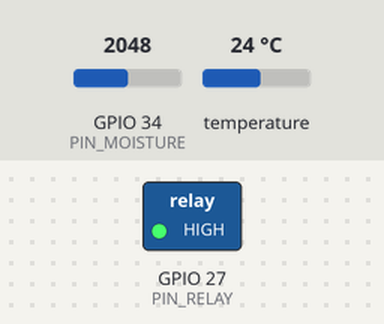
This sketch was run on a simulated ESP32. On the bench: switched loads named in the sketch (green lamp = pin HIGH). The inputs (shaded band) are chosen by the test bench; at power-on: GPIO 34 (PIN_MOISTURE) = 2048, temperature 24 °C. WiFi joins after 1.5 s; servers stay silent unless stated; uploads are accepted with an empty reply; what the sketch prints to the serial monitor is not drawn.

Above: at 4.5 s.
4.6 s: GPIO 34 (PIN_MOISTURE) set to 2619
6.3 s: GPIO 34 (PIN_MOISTURE) set to 2714
At 8.0 s:
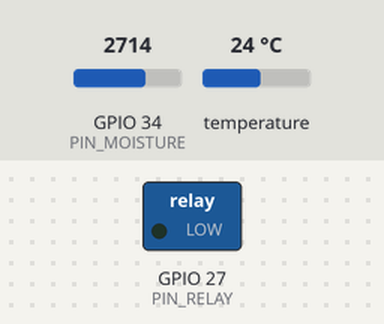
Timing chart, 0 to 39.1 s (numbered marks = the images above; inputs shaded):
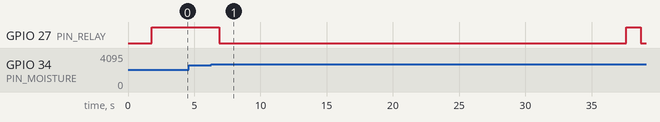

The sketch:

smart_seedling.ino
```cpp
/*
 * ==============================================================================
 * Smart Seedling Nursery IoT - Production ESP32 Firmware with Relay Support
 * ==============================================================================
 */

#include <WiFi.h>
#include <WiFiClientSecure.h>
#include <HTTPClient.h>
#include <WiFiManager.h>
#include <ArduinoJson.h>
#include <OneWire.h>
#include <DallasTemperature.h>

const char* SERVER_URL    = "https://seedling.acrmatech.com/api/v1/device/readings/";
const char* DEVICE_ID     = "ESP32-001";
const char* API_KEY       = "secret-esp32-demo-api-key-2026";
const char* FIRMWARE_VER  = "1.0.0";

#define PIN_DS18B20       4
#define PIN_MOISTURE      34
#define PIN_RELAY         27

// አብዛኞቹ የ Arduino ሪሌዮች Active-LOW ስለሆኑ true ይደረጋል
const bool RELAY_ACTIVE_LOW = true;

const int DRY_ADC_VALUE   = 3200;
const int WET_ADC_VALUE   = 1350;

float PUMP_ON_THRESHOLD   = 30.0;  // ከ 30% በታች ሲሆን ፓምፑ ይበራል
float PUMP_OFF_THRESHOLD  = 50.0;  // 50% ሲደርስ ፓምፑ ይጠፋል
unsigned long MAX_PUMP_RUN_MS = 30000;

OneWire oneWire(PIN_DS18B20);
DallasTemperature tempSensors(&oneWire);

unsigned long lastUploadTime = 0;
const unsigned long UPLOAD_INTERVAL_MS = 2000;
unsigned long pumpStartTime = 0;
bool isPumpActive = false;

// ሪሌዩን በትክክል ማብሪያና ማጥፊያ ፈንክሽን
void setPumpHardware(bool turnOn) {
  if (RELAY_ACTIVE_LOW) {
    digitalWrite(PIN_RELAY, turnOn ? LOW : HIGH);
  } else {
    digitalWrite(PIN_RELAY, turnOn ? HIGH : LOW);
  }
}

void setup() {
  Serial.begin(115200);
  delay(1000);
  Serial.println("\n🌱 Smart Seedling ESP32 Node Booting...");

  pinMode(PIN_RELAY, OUTPUT);
  setPumpHardware(false); // ፓምፑ ጠፍቶ እንዲጀምር

  // የሪሌይ የሙከራ ድምፅ (Startup Click Test)
  Serial.println("⚡ Testing Relay Click (1 sec ON then OFF)...");
  setPumpHardware(true);
  delay(800);
  setPumpHardware(false);
  Serial.println("⚡ Relay Test Complete.");

  pinMode(PIN_MOISTURE, INPUT);
  tempSensors.begin();

  WiFiManager wm;
  wm.autoConnect("SmartSeedling-Setup");
  Serial.println("\n✅ Wi-Fi Connected!");
}

void loop() {
  if (WiFi.status() != WL_CONNECTED) {
    delay(100);
    return;
  }

  tempSensors.requestTemperatures();
  float soilTemp = tempSensors.getTempCByIndex(0);
  if (soilTemp == DEVICE_DISCONNECTED_C || soilTemp < -40.0) {
    soilTemp = 24.5;
  }

  int rawMoist = analogRead(PIN_MOISTURE);
  float soilMoist = calculateMoisturePercent(rawMoist);

  handleIrrigation(soilMoist);

  unsigned long now = millis();
  if (now - lastUploadTime >= UPLOAD_INTERVAL_MS) {
    lastUploadTime = now;
    sendTelemetry(soilTemp, soilMoist, rawMoist, isPumpActive);
  }

  delay(100);
}

float calculateMoisturePercent(int rawADC) {
  if (rawADC >= DRY_ADC_VALUE) return 0.0;
  if (rawADC <= WET_ADC_VALUE) return 100.0;
  float pct = ((float)(DRY_ADC_VALUE - rawADC) / (float)(DRY_ADC_VALUE - WET_ADC_VALUE)) * 100.0;
  return constrain(pct, 0.0, 100.0);
}

void handleIrrigation(float currentMoisture) {
  if (!isPumpActive && currentMoisture <= PUMP_ON_THRESHOLD) {
    setPumpHardware(true);
    isPumpActive = true;
    pumpStartTime = millis();
    Serial.printf("💧 [PUMP ON] Soil Moisture (%.1f%%) <= Threshold (%.1f%%)\n", currentMoisture, PUMP_ON_THRESHOLD);
  } else if (isPumpActive) {
    bool moistureSatisfied = (currentMoisture >= PUMP_OFF_THRESHOLD);
    bool timeoutExceeded = (millis() - pumpStartTime >= MAX_PUMP_RUN_MS);

    if (moistureSatisfied || timeoutExceeded) {
      setPumpHardware(false);
      isPumpActive = false;
      if (timeoutExceeded) {
        Serial.println("⚠️ [PUMP OFF] 30-second safety cutoff reached.");
      } else {
        Serial.printf("✅ [PUMP OFF] Target reached (%.1f%% >= %.1f%%)\n", currentMoisture, PUMP_OFF_THRESHOLD);
      }
    }
  }
}

void sendTelemetry(float temp, float moist, int rawMoist, bool pumpState) {
  if (WiFi.status() != WL_CONNECTED) return;

  WiFiClientSecure client;
  client.setInsecure();

  HTTPClient https;
  https.setTimeout(4000);

  if (https.begin(client, SERVER_URL)) {
    https.addHeader("Content-Type", "application/json");
    https.addHeader("X-Device-ID", DEVICE_ID);
    https.addHeader("X-API-Key", API_KEY);

    StaticJsonDocument<256> doc;
    doc["device_id"]         = DEVICE_ID;
    doc["soil_temperature"]  = temp;
    doc["soil_moisture"]     = moist;
    doc["soil_moisture_raw"] = rawMoist;
    doc["pump_status"]       = pumpState;
    doc["rssi"]              = WiFi.RSSI();
    doc["firmware_version"]  = FIRMWARE_VER;

    String requestBody;
    serializeJson(doc, requestBody);

    int httpCode = https.POST(requestBody);

    if (httpCode == HTTP_CODE_CREATED || httpCode == HTTP_CODE_OK) {
      Serial.printf("📡 [CLOUD SYNC OK] Temp: %.1f°C | Moist: %.1f%% | Pump: %s | RSSI: %d dBm\n",
                    temp, moist, pumpState ? "ON" : "OFF", WiFi.RSSI());
    } else {
      Serial.printf("❌ [CLOUD SYNC ERROR] HTTP %d\n", httpCode);
    }
    https.end();
  }
}
```

Measured:
- the behaviour switches between 2645 and 2646 on GPIO 34 (PIN_MOISTURE) (found by bisection; images 0 and 1)
- after the input at 4.6 s, every drawn part: stays the same
- after the input at 6.3 s, GPIO 27 (PIN_RELAY): HIGH → LOW after 0.58 s, → HIGH 30.7 s later, → LOW 1.1 s later
